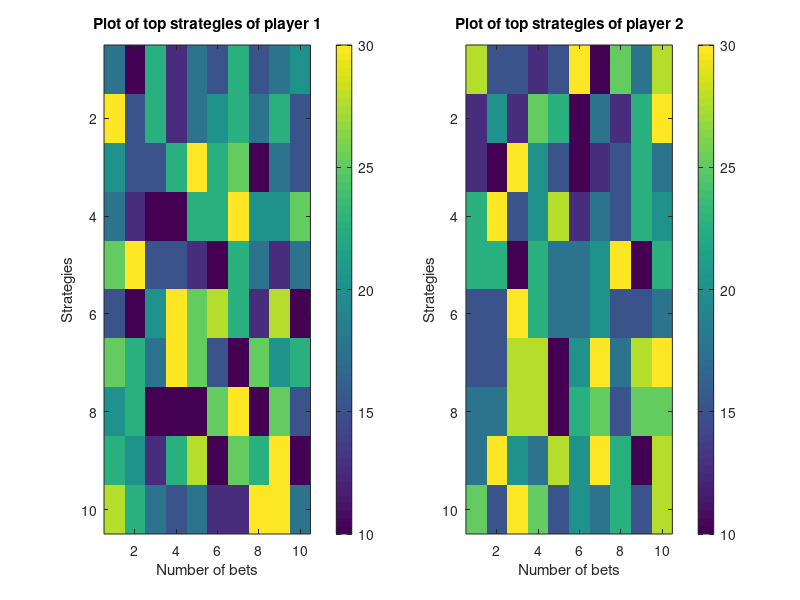

Recreate this plot in MATLAB.
% SKRIPTMASTER: Sequential Investment Game for two Players
%
% This script contains the code of the Sequential Investment Game for two
% players, which is part of the GESS course "Modelling and Simulating Social
% Systems with MATLAB".
%
% Authors: Fabian Keller, Sebastian Klotz, Simon Zimmermann
% Date: 25.11.2014
% Version 2

clear all
close all
clc

% Variable definition

c = 100;                    % number of repeats
C = 100;                    % number of games
n = 10;                     % number of turns

m_start = 100;              % starting money
p = 60;                     % probability of winning in %

s_pool = 10:2.5:30;         % pool of bets

strategy_1 = zeros(1,n);    % strategies: 10x bet
strategy_2 = zeros(1,n);
win_1 = zeros(1,2);         % wins | uses - per strategy
win_2 = zeros(1,2);
money_1 = zeros(1);         % money
money_2 = zeros(1);

% start strategy
for l = 1:1:n
    strategy_1(1,l) = s_pool(randi(length(s_pool)));
end
for l = 1:1:n
    strategy_2(1,l) = s_pool(randi(length(s_pool)));
end

% SIG
for i = 1:1:C
    
    % round
    for j = 1:1:c
                
        money_1(end) = m_start;
        money_2(end) = m_start;
                
        % turn
        for k = 1:1:n
                       
           % player 1
           if randi(100) <= p
               money_1(end) = money_1(end) + money_1(end)*strategy_1(end,k)/100;
           else
               money_1(end) = money_1(end) - money_1(end)*strategy_1(end,k)/100;
           end
           
           % player 2
           if randi(100) <= p
               money_2(end) = money_2(end) + money_2(end)*strategy_2(end,k)/100;
           else
               money_2(end) = money_2(end) - money_2(end)*strategy_2(end,k)/100;
           end
           
        end
        
        % Who has won?
        if money_1(end) > money_2(end)
            win_1(end,1) = win_1(end,1) + 1;
        elseif money_1(end) < money_2(end)
            win_2(end,1) = win_2(end,1) + 1;
        end
        
    end
    
    % strategy change
    if win_1(end,1) > win_2(end,1)
        % player 2 change
        win_2(end+1,1) = 0;
        money_2(end+1) = 0;
        strategy_2(end+1,:) = 0;
        for l = 1:1:n
            strategy_2(end,l) = s_pool(randi(length(s_pool)));
        end
    elseif win_1(end,1) < win_2(end,1)
        % player 1 change
        win_1(end+1,1) = 0;
        money_1(end+1) = 0;
        strategy_1(end+1,:) = 0;
        for l = 1:1:n
            strategy_1(end,l) = s_pool(randi(length(s_pool)));
        end
    end
    
    % counter reset
    win_1(end,1) = 0;
    win_2(end,1) = 0;
    
    % number of rounds a strategy has been used
    win_1(end,2) = win_1(end,2) + 1;
    win_2(end,2) = win_2(end,2) + 1;
    
end

disp('Finished.')
disp(' ')
disp('Number of loops done:')
i*j*k

disp(' ')
disp('Analysis of strategies:')
disp(' ')

% strategy used the most:
[max_val_1,max_ind_1] = max(win_1(:,2));
[max_val_2,max_ind_2] = max(win_2(:,2));
disp('Strategies used the most:')
disp(' ')
disp('Player 1')
Strategy = strategy_1(max_ind_1,:)
used = max_val_1
disp('Player 2')
Strategy = strategy_2(max_ind_2,:)
used = max_val_2
disp(' ')
disp('end')

% order arrays and imagesc strategies
[sort_val_1,sort_ind_1] = sort(win_1(:,2), 'descend');
[sort_val_2,sort_ind_2] = sort(win_2(:,2), 'descend');

% Plot of strategies
figure(1)
subplot(1,2,1)
imagesc(strategy_1(sort_ind_1(1:10),:))
title('Plot of top strategies of player 1');
xlabel('Number of bets');
ylabel('Strategies');
colorbar
subplot(1,2,2)
imagesc(strategy_2(sort_ind_2(1:10),:))
title('Plot of top strategies of player 2');
xlabel('Number of bets');
ylabel('Strategies');
colorbar

% END OF SIG_V2
